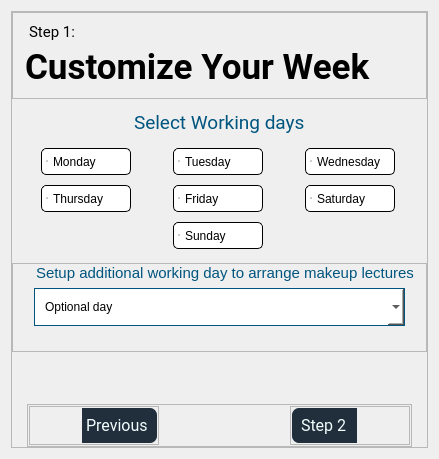
                <widget class="QWidget" name="WorkingDaysPage">
                 <layout class="QVBoxLayout" name="verticalLayout_26">
                  <item alignment="Qt::AlignmentFlag::AlignHCenter|Qt::AlignmentFlag::AlignTop">
                   <widget class="QFrame" name="WorkingDayPageFrame">
                    <property name="sizePolicy">
                     <sizepolicy hsizetype="Fixed" vsizetype="Fixed">
                      <horstretch>0</horstretch>
                      <verstretch>0</verstretch>
                     </sizepolicy>
                    </property>
                    <property name="styleSheet">
                     <string notr="true">QComboBox, QAbstractItemView{
background-color: rgb(255, 255, 255);
color: rgb(0, 0, 0);
padding : 10px;
selection-background-color: #337ab7; 
selection-color: #fff;
}
QComboBox QAbstractItemView::item {
    padding: 5px; /* Padding around each item in the dropdown menu */
}
QComboBox QAbstractItemView::item:selected {
    background-color: #337ab7; /* Background color of the selected item */
    color: #fff; /* Text color of the selected item */
}




QPushButton:hover {
border: 1px solid rgb(255, 255, 255)
}

QCheckBox{
padding : 5px;
}
QCheckBox::indicator {
width: 0px;
height: 0px;
}

QCheckBox:checked {
background-color: rgba(0,0,0,0.15)	;
border: 1px solid rgb(0,0,0);
border-radius : 5px;
}
QCheckBox:unchecked {
background: rgb(255,255,255);
border: 1px solid rgb(0,0,0);
border-radius : 5px;
}

QCheckBox:hover{
border: 1px solid  rgba(0,0,0,0.15)	;
}

#Heading1Frame{
border-left: 3px solid rgb(33, 47, 61);
padding: 10px;
 }
#Heading1{
padding-left:1px;
}
#Heading2{
 color: rgb(0, 85, 127);
font-size: 14pt;
padding-left:1px;
}
#OptionalDayInput_Frame{
border-left: 3px solid rgb(33, 47, 61);
border-bottom: 3px solid rgb(33, 47, 61);
}

</string>
                    </property>
                    <property name="frameShape">
                     <enum>QFrame::Shape::StyledPanel</enum>
                    </property>
                    <property name="frameShadow">
                     <enum>QFrame::Shadow::Raised</enum>
                    </property>
                    <layout class="QVBoxLayout" name="verticalLayout_15">
                     <property name="spacing">
                      <number>12</number>
                     </property>
                     <property name="leftMargin">
                      <number>0</number>
                     </property>
                     <property name="topMargin">
                      <number>0</number>
                     </property>
                     <property name="rightMargin">
                      <number>0</number>
                     </property>
                     <property name="bottomMargin">
                      <number>0</number>
                     </property>
                     <item>
                      <widget class="QFrame" name="Heading1Frame">
                       <property name="frameShape">
                        <enum>QFrame::Shape::StyledPanel</enum>
                       </property>
                       <property name="frameShadow">
                        <enum>QFrame::Shadow::Raised</enum>
                       </property>
                       <layout class="QVBoxLayout" name="verticalLayout_32">
                        <property name="spacing">
                         <number>5</number>
                        </property>
                        <property name="leftMargin">
                         <number>0</number>
                        </property>
                        <property name="topMargin">
                         <number>0</number>
                        </property>
                        <property name="rightMargin">
                         <number>0</number>
                        </property>
                        <property name="bottomMargin">
                         <number>0</number>
                        </property>
                        <item>
                         <widget class="QLabel" name="Heading1">
                          <property name="font">
                           <font>
                            <family>Roboto</family>
                            <pointsize>11</pointsize>
                           </font>
                          </property>
                          <property name="text">
                           <string>Step 1:</string>
                          </property>
                         </widget>
                        </item>
                        <item>
                         <widget class="QLabel" name="MainLabel">
                          <property name="font">
                           <font>
                            <family>Roboto</family>
                            <pointsize>26</pointsize>
                            <bold>true</bold>
                           </font>
                          </property>
                          <property name="text">
                           <string>Customize Your Week</string>
                          </property>
                         </widget>
                        </item>
                       </layout>
                      </widget>
                     </item>
                     <item alignment="Qt::AlignmentFlag::AlignHCenter">
                      <widget class="QLabel" name="Heading2">
                       <property name="font">
                        <font>
                         <family>Roboto</family>
                         <pointsize>14</pointsize>
                         <underline>false</underline>
                        </font>
                       </property>
                       <property name="text">
                        <string>Select Working days</string>
                       </property>
                      </widget>
                     </item>
                     <item>
                      <widget class="QFrame" name="days">
                       <property name="styleSheet">
                        <string notr="true"/>
                       </property>
                       <layout class="QGridLayout" name="gridLayout">
                        <property name="leftMargin">
                         <number>2</number>
                        </property>
                        <property name="topMargin">
                         <number>2</number>
                        </property>
                        <property name="rightMargin">
                         <number>2</number>
                        </property>
                        <property name="bottomMargin">
                         <number>2</number>
                        </property>
                        <property name="horizontalSpacing">
                         <number>15</number>
                        </property>
                        <property name="verticalSpacing">
                         <number>10</number>
                        </property>
                        <item row="1" column="0">
                         <widget class="QCheckBox" name="day1">
                          <property name="sizePolicy">
                           <sizepolicy hsizetype="Minimum" vsizetype="Preferred">
                            <horstretch>0</horstretch>
                            <verstretch>0</verstretch>
                           </sizepolicy>
                          </property>
                          <property name="minimumSize">
                           <size>
                            <width>90</width>
                            <height>0</height>
                           </size>
                          </property>
                          <property name="maximumSize">
                           <size>
                            <width>90</width>
                            <height>16777215</height>
                           </size>
                          </property>
                          <property name="text">
                           <string>Monday</string>
                          </property>
                          <property name="autoRepeatDelay">
                           <number>0</number>
                          </property>
                          <property name="autoRepeatInterval">
                           <number>0</number>
                          </property>
                         </widget>
                        </item>
                        <item row="6" column="1">
                         <widget class="QCheckBox" name="day7">
                          <property name="sizePolicy">
                           <sizepolicy hsizetype="Minimum" vsizetype="Preferred">
                            <horstretch>0</horstretch>
                            <verstretch>0</verstretch>
                           </sizepolicy>
                          </property>
                          <property name="minimumSize">
                           <size>
                            <width>90</width>
                            <height>0</height>
                           </size>
                          </property>
                          <property name="maximumSize">
                           <size>
                            <width>90</width>
                            <height>16777215</height>
                           </size>
                          </property>
                          <property name="text">
                           <string>Sunday</string>
                          </property>
                          <property name="autoRepeatDelay">
                           <number>0</number>
                          </property>
                          <property name="autoRepeatInterval">
                           <number>0</number>
                          </property>
                         </widget>
                        </item>
                        <item row="4" column="0">
                         <widget class="QCheckBox" name="day4">
                          <property name="sizePolicy">
                           <sizepolicy hsizetype="Minimum" vsizetype="Preferred">
                            <horstretch>0</horstretch>
                            <verstretch>0</verstretch>
                           </sizepolicy>
                          </property>
                          <property name="minimumSize">
                           <size>
                            <width>90</width>
                            <height>0</height>
                           </size>
                          </property>
                          <property name="maximumSize">
                           <size>
                            <width>90</width>
                            <height>16777215</height>
                           </size>
                          </property>
                          <property name="text">
                           <string>Thursday</string>
                          </property>
                          <property name="autoRepeatDelay">
                           <number>0</number>
                          </property>
                          <property name="autoRepeatInterval">
                           <number>0</number>
                          </property>
                         </widget>
                        </item>
                        <item row="4" column="2">
                         <widget class="QCheckBox" name="day6">
                          <property name="sizePolicy">
                           <sizepolicy hsizetype="Minimum" vsizetype="Preferred">
                            <horstretch>0</horstretch>
                            <verstretch>0</verstretch>
                           </sizepolicy>
                          </property>
                          <property name="minimumSize">
                           <size>
                            <width>90</width>
                            <height>0</height>
                           </size>
                          </property>
                          <property name="maximumSize">
                           <size>
                            <width>90</width>
                            <height>16777215</height>
                           </size>
                          </property>
                          <property name="text">
                           <string>Saturday</string>
                          </property>
                          <property name="autoRepeatDelay">
                           <number>0</number>
                          </property>
                          <property name="autoRepeatInterval">
                           <number>0</number>
                          </property>
                         </widget>
                        </item>
                        <item row="1" column="1">
                         <widget class="QCheckBox" name="day2">
                          <property name="sizePolicy">
                           <sizepolicy hsizetype="Preferred" vsizetype="Fixed">
                            <horstretch>0</horstretch>
                            <verstretch>0</verstretch>
                           </sizepolicy>
                          </property>
                          <property name="minimumSize">
                           <size>
                            <width>90</width>
                            <height>0</height>
                           </size>
                          </property>
                          <property name="maximumSize">
                           <size>
                            <width>90</width>
                            <height>16777215</height>
                           </size>
                          </property>
                          <property name="text">
                           <string>Tuesday</string>
                          </property>
                          <property name="autoRepeatDelay">
                           <number>0</number>
                          </property>
                          <property name="autoRepeatInterval">
                           <number>0</number>
                          </property>
                         </widget>
                        </item>
                        <item row="4" column="1">
                         <widget class="QCheckBox" name="day5">
                          <property name="sizePolicy">
                           <sizepolicy hsizetype="Minimum" vsizetype="Preferred">
                            <horstretch>0</horstretch>
                            <verstretch>0</verstretch>
                           </sizepolicy>
                          </property>
                          <property name="minimumSize">
                           <size>
                            <width>90</width>
                            <height>0</height>
                           </size>
                          </property>
                          <property name="maximumSize">
                           <size>
                            <width>90</width>
                            <height>16777215</height>
                           </size>
                          </property>
                          <property name="text">
                           <string>Friday</string>
                          </property>
                          <property name="autoRepeatDelay">
                           <number>0</number>
                          </property>
                          <property name="autoRepeatInterval">
                           <number>0</number>
                          </property>
                         </widget>
                        </item>
                        <item row="1" column="2">
                         <widget class="QCheckBox" name="day3">
                          <property name="sizePolicy">
                           <sizepolicy hsizetype="Minimum" vsizetype="Preferred">
                            <horstretch>0</horstretch>
                            <verstretch>0</verstretch>
                           </sizepolicy>
                          </property>
                          <property name="minimumSize">
                           <size>
                            <width>90</width>
                            <height>0</height>
                           </size>
                          </property>
                          <property name="maximumSize">
                           <size>
                            <width>90</width>
                            <height>35</height>
                           </size>
                          </property>
                          <property name="text">
                           <string>Wednesday</string>
                          </property>
                          <property name="autoRepeatDelay">
                           <number>0</number>
                          </property>
                          <property name="autoRepeatInterval">
                           <number>0</number>
                          </property>
                         </widget>
                        </item>
                       </layout>
                      </widget>
                     </item>
                     <item>
                      <widget class="QFrame" name="OptionalDayInput_Frame">
                       <property name="styleSheet">
                        <string notr="true">QLabel{
color: rgb(0, 85, 127);
padding-left: 10px;
}
#OptioanlDayInput{
border:1px solid rgb(0, 85, 127);


}
</string>
                       </property>
                       <property name="frameShape">
                        <enum>QFrame::Shape::StyledPanel</enum>
                       </property>
                       <property name="frameShadow">
                        <enum>QFrame::Shadow::Raised</enum>
                       </property>
                       <layout class="QVBoxLayout" name="verticalLayout_16">
                        <property name="spacing">
                         <number>6</number>
                        </property>
                        <property name="leftMargin">
                         <number>9</number>
                        </property>
                        <property name="topMargin">
                         <number>0</number>
                        </property>
                        <property name="rightMargin">
                         <number>8</number>
                        </property>
                        <property name="bottomMargin">
                         <number>25</number>
                        </property>
                        <item>
                         <widget class="QLabel" name="OptionalDayLabel">
                          <property name="font">
                           <font>
                            <pointsize>11</pointsize>
                            <bold>false</bold>
                           </font>
                          </property>
                          <property name="text">
                           <string>Setup additional working day to arrange makeup lectures</string>
                          </property>
                         </widget>
                        </item>
                        <item alignment="Qt::AlignmentFlag::AlignHCenter">
                         <widget class="QComboBox" name="OptioanlDayInput">
                          <property name="minimumSize">
                           <size>
                            <width>371</width>
                            <height>0</height>
                           </size>
                          </property>
                          <property name="placeholderText">
                           <string>Optional day</string>
                          </property>
                         </widget>
                        </item>
                       </layout>
                      </widget>
                     </item>
                     <item>
                      <spacer name="verticalSpacer">
                       <property name="orientation">
                        <enum>Qt::Orientation::Vertical</enum>
                       </property>
                       <property name="sizeHint" stdset="0">
                        <size>
                         <width>20</width>
                         <height>40</height>
                        </size>
                       </property>
                      </spacer>
                     </item>
                     <item alignment="Qt::AlignmentFlag::AlignHCenter">
                      <widget class="QFrame" name="BottomButtons">
                       <property name="sizePolicy">
                        <sizepolicy hsizetype="Maximum" vsizetype="Fixed">
                         <horstretch>0</horstretch>
                         <verstretch>0</verstretch>
                        </sizepolicy>
                       </property>
                       <property name="minimumSize">
                        <size>
                         <width>385</width>
                         <height>43</height>
                        </size>
                       </property>
                       <property name="styleSheet">
                        <string notr="true">
QPushButton{
text-align:left;
padding: 5px;
border:none;
border-radius:0px;
}

#NextButton_1{
border-top-right-radius: 7px;
border-Bottom-right-radius: 7px;
}

#PreviousButton_1{
border-top-left-radius: 7px;
border-Bottom-left-radius: 7px;
}


QLabel{
Background-color: rgb(33, 47, 61);
color:   rgb(240, 255, 253);
}

#NextButton_Label_1{
border-bottom-left-radius: 7px;
border-top-left-radius: 7px;
padding-left: 5px;
}

#PreviousButton_Label_1{
border-top-right-radius: 7px;
border-Bottom-right-radius: 7px;
padding-right: 5px;
}

#NextButtonFrame:hover{
border: 1px solid rgb(33, 47, 61);
border-radius: 7px;
}
#PreviousButtonFrame:hover{
border: 1px solid rgb(33, 47, 61);
border-radius: 7px;
}</string>
                       </property>
                       <property name="frameShape">
                        <enum>QFrame::Shape::StyledPanel</enum>
                       </property>
                       <property name="frameShadow">
                        <enum>QFrame::Shadow::Raised</enum>
                       </property>
                       <property name="lineWidth">
                        <number>0</number>
                       </property>
                       <layout class="QHBoxLayout" name="horizontalLayout_10">
                        <property name="spacing">
                         <number>0</number>
                        </property>
                        <property name="leftMargin">
                         <number>1</number>
                        </property>
                        <property name="topMargin">
                         <number>1</number>
                        </property>
                        <property name="rightMargin">
                         <number>1</number>
                        </property>
                        <property name="bottomMargin">
                         <number>1</number>
                        </property>
                        <item>
                         <widget class="QFrame" name="PreviousButtonFrame">
                          <property name="frameShape">
                           <enum>QFrame::Shape::StyledPanel</enum>
                          </property>
                          <property name="frameShadow">
                           <enum>QFrame::Shadow::Raised</enum>
                          </property>
                          <property name="lineWidth">
                           <number>0</number>
                          </property>
                          <layout class="QHBoxLayout" name="horizontalLayout_3">
                           <property name="spacing">
                            <number>0</number>
                           </property>
                           <property name="leftMargin">
                            <number>1</number>
                           </property>
                           <property name="topMargin">
                            <number>1</number>
                           </property>
                           <property name="rightMargin">
                            <number>1</number>
                           </property>
                           <property name="bottomMargin">
                            <number>1</number>
                           </property>
                           <item>
                            <widget class="QPushButton" name="PreviousButton_1">
                             <property name="sizePolicy">
                              <sizepolicy hsizetype="Fixed" vsizetype="Fixed">
                               <horstretch>0</horstretch>
                               <verstretch>0</verstretch>
                              </sizepolicy>
                             </property>
                             <property name="font">
                              <font>
                               <family>Roboto</family>
                               <pointsize>12</pointsize>
                              </font>
                             </property>
                             <property name="text">
                              <string/>
                             </property>
                             <property name="icon">
                              <iconset resource="ui_resources/resource.qrc">
                               <normaloff>:/PreviousLogo.png</normaloff>:/PreviousLogo.png</iconset>
                             </property>
                             <property name="iconSize">
                              <size>
                               <width>25</width>
                               <height>25</height>
                              </size>
                             </property>
                            </widget>
                           </item>
                           <item>
                            <widget class="QLabel" name="PreviousButton_Label_1">
                             <property name="sizePolicy">
                              <sizepolicy hsizetype="Fixed" vsizetype="Fixed">
                               <horstretch>0</horstretch>
                               <verstretch>0</verstretch>
                              </sizepolicy>
                             </property>
                             <property name="minimumSize">
                              <size>
                               <width>0</width>
                               <height>35</height>
                              </size>
                             </property>
                             <property name="font">
                              <font>
                               <family>Roboto</family>
                               <pointsize>12</pointsize>
                              </font>
                             </property>
                             <property name="lineWidth">
                              <number>0</number>
                             </property>
                             <property name="text">
                              <string>Previous</string>
                             </property>
                            </widget>
                           </item>
                          </layout>
                         </widget>
                        </item>
                        <item>
                         <spacer name="horizontalSpacer">
                          <property name="orientation">
                           <enum>Qt::Orientation::Horizontal</enum>
                          </property>
                          <property name="sizeHint" stdset="0">
                           <size>
                            <width>40</width>
                            <height>20</height>
                           </size>
                          </property>
                         </spacer>
                        </item>
                        <item>
                         <widget class="QFrame" name="NextButtonFrame">
                          <property name="frameShape">
                           <enum>QFrame::Shape::StyledPanel</enum>
                          </property>
                          <property name="frameShadow">
                           <enum>QFrame::Shadow::Raised</enum>
                          </property>
                          <property name="lineWidth">
                           <number>0</number>
                          </property>
                          <layout class="QHBoxLayout" name="horizontalLayout_2">
                           <property name="spacing">
                            <number>0</number>
                           </property>
                           <property name="leftMargin">
                            <number>1</number>
                           </property>
                           <property name="topMargin">
                            <number>1</number>
                           </property>
                           <property name="rightMargin">
                            <number>1</number>
                           </property>
                           <property name="bottomMargin">
                            <number>1</number>
                           </property>
                           <item>
                            <widget class="QLabel" name="NextButton_Label_1">
                             <property name="sizePolicy">
                              <sizepolicy hsizetype="Fixed" vsizetype="Fixed">
                               <horstretch>0</horstretch>
                               <verstretch>0</verstretch>
                              </sizepolicy>
                             </property>
                             <property name="minimumSize">
                              <size>
                               <width>65</width>
                               <height>35</height>
                              </size>
                             </property>
                             <property name="font">
                              <font>
                               <family>Roboto</family>
                               <pointsize>12</pointsize>
                              </font>
                             </property>
                             <property name="lineWidth">
                              <number>0</number>
                             </property>
                             <property name="text">
                              <string>Step 2</string>
                             </property>
                            </widget>
                           </item>
                           <item>
                            <widget class="QPushButton" name="NextButton_1">
                             <property name="font">
                              <font>
                               <family>Roboto</family>
                               <pointsize>12</pointsize>
                              </font>
                             </property>
                             <property name="styleSheet">
                              <string notr="true"/>
                             </property>
                             <property name="text">
                              <string/>
                             </property>
                             <property name="icon">
                              <iconset resource="ui_resources/resource.qrc">
                               <normaloff>:/NextLogo.png</normaloff>:/NextLogo.png</iconset>
                             </property>
                             <property name="iconSize">
                              <size>
                               <width>25</width>
                               <height>25</height>
                              </size>
                             </property>
                            </widget>
                           </item>
                          </layout>
                         </widget>
                        </item>
                       </layout>
                      </widget>
                     </item>
                    </layout>
                   </widget>
                  </item>
                 </layout>
                </widget>
